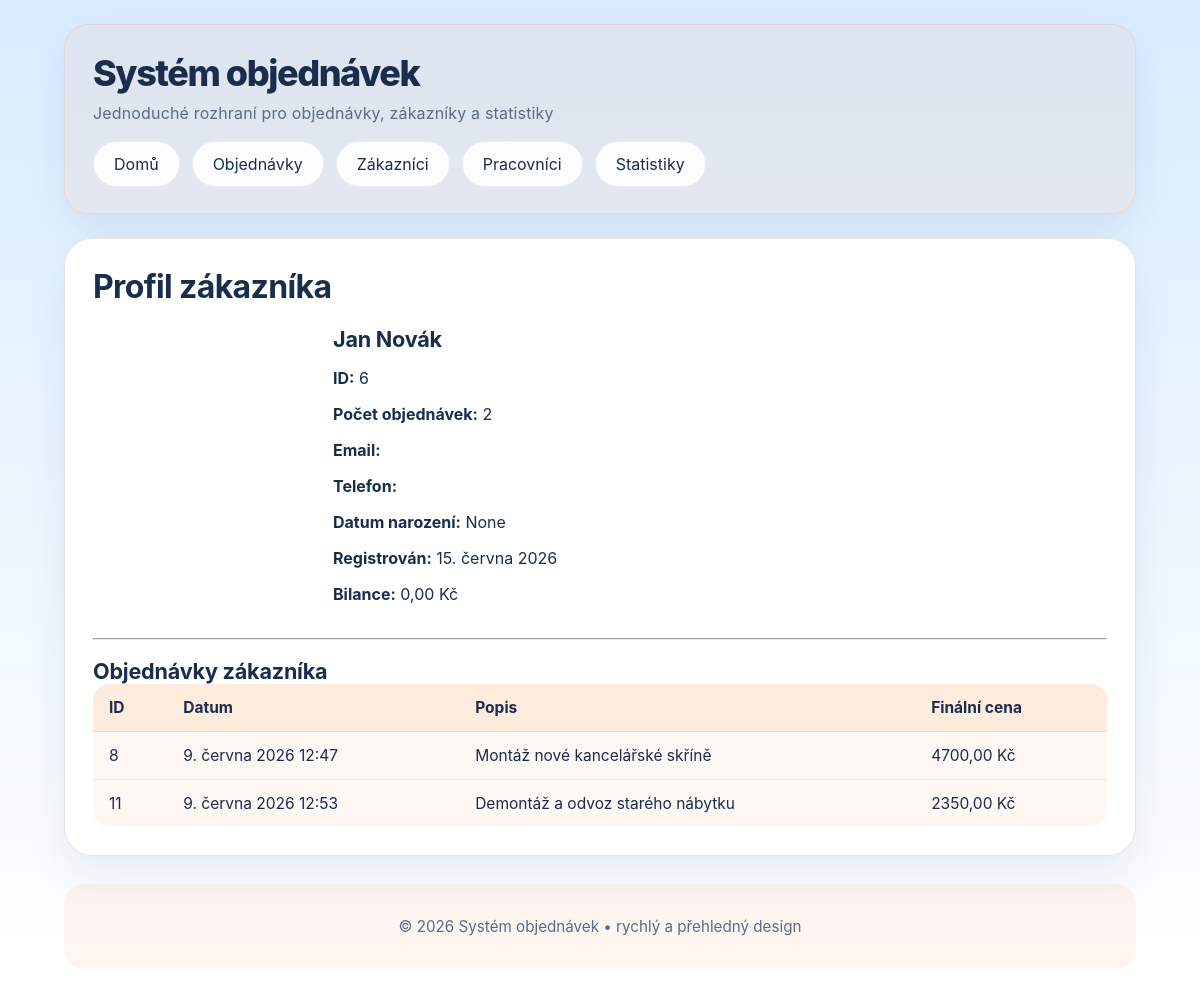
/customers/6/, run on the app's committed database.
### appka/models.py (models this page shows, shortened)
class Customer(models.Model):
    GENDER_CHOICES = [
        ("male", "Muž"),
        ("female", "Žena"),
    ]
    name = models.CharField(max_length=100)
    origin = models.CharField("Odkud je", max_length=100, blank=True)
    gender = models.CharField(max_length=6, choices=GENDER_CHOICES, null=True, blank=True)
    reliable = models.BooleanField("Spolehlivý", default=False)
    email = models.EmailField(blank=True)
    phone = models.CharField(max_length=30, blank=True)
    birth_date = models.DateField(null=True, blank=True)
    registered_at = models.DateField(default=datetime.date.today)
    balance = models.DecimalField(max_digits=10, decimal_places=2, default=0,
                                  validators=[MinValueValidator(0)])
    photo = models.ImageField(upload_to='customers/', blank=True, default='')
    class Meta:
        verbose_name = "Zákazník"
        verbose_name_plural = "Zákazníci"
        ordering = ["name"]

class Order(models.Model):
    customer = models.ForeignKey(Customer, on_delete=models.CASCADE)
    worker = models.ForeignKey(
        Employee,
        on_delete=models.SET_NULL,
        null=True,
        blank=True,
        related_name="orders",
    )
    created_at = models.DateTimeField(auto_now_add=True)
    description = models.TextField()
    estimated_price = models.DecimalField(max_digits=10, decimal_places=2,
                                          validators=[MinValueValidator(0)])
    weight = models.FloatField(validators=[MinValueValidator(0)])
    time_estimate = models.FloatField(validators=[MinValueValidator(0)])  # hodiny
    work_time = models.FloatField(validators=[MinValueValidator(0)])      # hodiny
    final_price = models.DecimalField(max_digits=10, decimal_places=2,
                                      validators=[MinValueValidator(0)])
    class Meta:
        verbose_name = "Objednávka"
        verbose_name_plural = "Objednávky"

### appka/views.py (the view)
# urls.py: path("customers/<int:pk>/", views.customer_detail, name="customer_detail"),
def customer_detail(request, pk):
    c = Customer.objects.filter(pk=pk).first()
    if not c:
        return render(request, "customers.html", {"data": []})
    orders = c.order_set.all()
    return render(request, "customer_detail.html", {
        "customer": c,
        "orders": orders,
        "order_count": orders.count(),
    })

### templates/customer_detail.html (shortened to what this page needs)
{% extends "base.html" %}
{% block content %}
<div class="card">
    <div class="page-header">
        <h2>Profil zákazníka</h2>
    </div>
    <div style="display:flex;gap:20px;align-items:flex-start;">
        <div>
            <h3>{{ customer.name }}</h3>
            <p><strong>ID:</strong> {{ customer.id }}</p>
            <p><strong>Počet objednávek:</strong> {{ order_count }}</p>
            <p><strong>Email:</strong> {{ customer.email }}</p>
            <p><strong>Telefon:</strong> {{ customer.phone }}</p>
            <p><strong>Datum narození:</strong> {{ customer.birth_date }}</p>
            <p><strong>Registrován:</strong> {{ customer.registered_at }}</p>
            <p><strong>Bilance:</strong> {{ customer.balance }} Kč</p>
        </div>
    </div>
    <hr style="margin:18px 0;"/>
    <h3>Objednávky zákazníka</h3>
    <div class="table-wrapper">
        <table>
            <thead>
                <tr>
                    <th>ID</th>
                    <th>Datum</th>
                    <th>Popis</th>
                    <th>Finální cena</th>
                </tr>
            </thead>
            <tbody>
                {% for o in orders %}
                    <tr>
                        <td>{{ o.id }}</td>
                        <td>{{ o.created_at }}</td>
                        <td>{{ o.description }}</td>
                        <td>{{ o.final_price }} Kč</td>
                    </tr>
                {% empty %}
                    <tr><td colspan="4">Žádné objednávky</td></tr>
                {% endfor %}
            </tbody>
        </table>
    </div>
</div>
{% endblock %}

### templates/base.html (style rules this page uses)
:root { color-scheme: light; --page-bg: #e9f5ff; --panel-bg: #ffffff; --accent: #ff8c42; --accent-strong: #f05a28; --text: #1a2d4d; --muted: #5a6d82; --border: rgba(26, 45, 77, 0.12); --shadow: 0 20px 40px rgba(21, 57, 89, 0.08); }
* { box-sizing: border-box; }
body { margin: 0; min-height: 100vh; font-family: Inter, system-ui, -apple-system, BlinkMacSystemFont, "Segoe UI", sans-serif; background: linear-gradient(180deg, #d9ecff 0%, #ffffff 100%); color: var(--text); }
.card { width: 100%; padding: 28px; border-radius: 28px; background: var(--panel-bg); box-shadow: var(--shadow); border: 1px solid var(--border); }
.page-header { display: flex; flex-wrap: wrap; justify-content: space-between; align-items: center; gap: 16px; margin-bottom: 20px; }
.page-header h2 { margin: 0; font-size: clamp(2rem, 2.6vw, 2.6rem); font-weight: 700; letter-spacing: -0.02em; }
.page-header h3, h3 { margin: 0; font-size: 1.35rem; font-weight: 700; letter-spacing: -0.01em; color: #233659; }
h1, h2, h3 { color: var(--text); }
table { width: 100%; border-collapse: collapse; background: #fdf8f3; border-radius: 16px; overflow: hidden; }
table th, table td { padding: 14px 16px; border-bottom: 1px solid rgba(26, 45, 77, 0.08); text-align: left; font-size: 0.97rem; }
table th { background: rgba(255, 140, 66, 0.12); color: var(--text); }
table tr:last-child td { border-bottom: none; }

### data on the page
Customer: name "Jan Novák", id "6", birth_date "None", registered_at "15. června 2026", balance "0,00"
Order: id "8", created_at "9. června 2026 12:47", description "Montáž nové kancelářské skříně", final_price "4700,00"
Order: id "11", created_at "9. června 2026 12:53", description "Demontáž a odvoz starého nábytku", final_price "2350,00"

### other printed values
{{ order_count }} "2"
